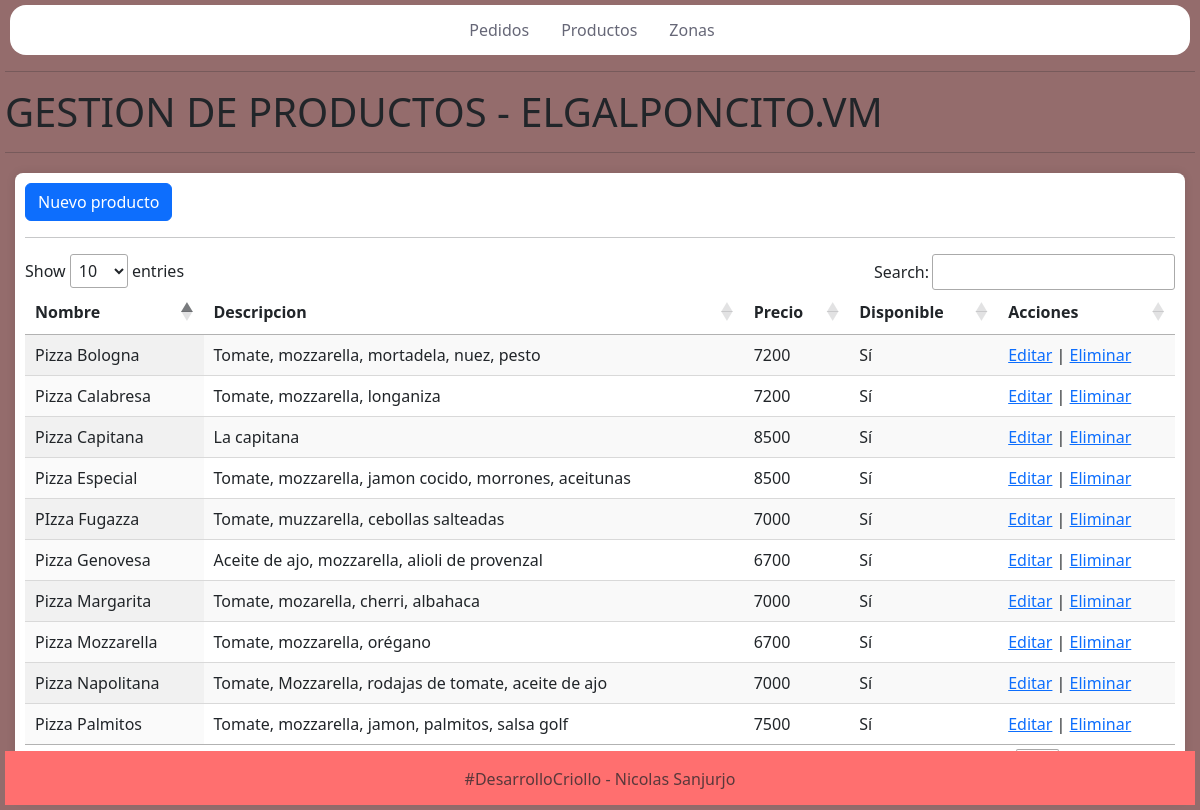
/gestionargalponcito/productos/, run on the app's committed database.
### productos/models.py (models this page shows, shortened)
class Producto(models.Model):
    nombre = models.CharField(max_length=75)
    descripcion = models.CharField(max_length=200)
    precio = models.IntegerField()
    disponible = models.BooleanField()
    masasxunidad = models.DecimalField(decimal_places=1, max_digits=4)

### productos/views.py (the view)
# urls.py: path('gestionargalponcito/productos/', include('productos.urls')),
def productos(request):
    productos = Producto.objects.all()
    return render(request, 'productos/productos.html', {'productos': productos})

### templates/productos/productos.html (shortened to what this page needs)
{% extends "gestion/index.html" %}
{% load static %}
{% block content %}
<HR></HR>
<h1>GESTION DE PRODUCTOS - ELGALPONCITO.VM</h1>
<HR></HR>
<div id="contenedor">
    <a class="btn btn-primary" href="{% url 'NuevoProducto' %}" role="button">Nuevo producto</a>
    <hr>
	<table id="myTable" class="display">
	    <thead>
		<tr>
		<th>Nombre</th>
		<th>Descripcion</th>
		<th>Precio</th>
        <th>Disponible</th>
        <th>Acciones</th>
		</tr>
		</thead>
		<tbody>
            {% for producto in productos %}
            <tr>
                <td>{{ producto.nombre }}</td>
                <td>{{ producto.descripcion }}</td>
                <td>{{ producto.precio }}</td>
                <td>{% if producto.disponible %}Sí{% else %}No{% endif %}</td>
                <td>
                    <a href="{% url 'update_pro' pk=producto.id %}">Editar</a>
                    |
                    <a href="{% url 'delete_pro' pk=producto.id %}">Eliminar</a>
                </td>
            </tr>
        {% endfor %}
		</tbody>
	</table>
</div>
{% endblock  %}

### static/css/index_styles.css (style rules this page uses)
body { position: relative; background-color: rgba(78, 11, 11, 0.6); margin: 5px; min-height: 100vh; }
#contenedor { margin-top: 20px; margin-left: 10px; margin-right: 10px; background-color: #fff; padding: 20px; border-radius: 8px; box-shadow: 0px 0px 10px rgba(0, 0, 0, 0.1); }
#contenedor { overflow-x: auto; padding: 10px; }
#myTable { width: 100%; max-width: 100%; table-layout: auto; }
#myTable th, #myTable td { white-space: nowrap; overflow: hidden; text-overflow: ellipsis; }

### data on the page
Producto: nombre "Pizza Especial", descripcion "Tomate, mozzarella, jamon cocido, morrones, aceitunas", precio "8500", disponible "Sí"
Producto: nombre "Pizza Calabresa", descripcion "Tomate, mozzarella, longaniza", precio "7200", disponible "Sí"
Producto: nombre "Pizza Napolitana", descripcion "Tomate, Mozzarella, rodajas de tomate, aceite de ajo", precio "7000", disponible "Sí"
Producto: nombre "Pizza Mozzarella", descripcion "Tomate, mozzarella, orégano", precio "6700", disponible "Sí"
Producto: nombre "Pizza Genovesa", descripcion "Aceite de ajo, mozzarella, alioli de provenzal", precio "6700", disponible "Sí"
Producto: nombre "Pizza Margarita", descripcion "Tomate, mozarella, cherri, albahaca", precio "7000", disponible "Sí"
Producto: nombre "PIzza Fugazza", descripcion "Tomate, muzzarella, cebollas salteadas", precio "7000", disponible "Sí"
Producto: nombre "Pizza Bologna", descripcion "Tomate, mozzarella, mortadela, nuez, pesto", precio "7200", disponible "Sí"
Producto: nombre "Pizza Palmitos", descripcion "Tomate, mozzarella, jamon, palmitos, salsa golf", precio "7500", disponible "Sí"
Producto: nombre "Pizza Capitana", descripcion "La capitana", precio "8500", disponible "Sí"
